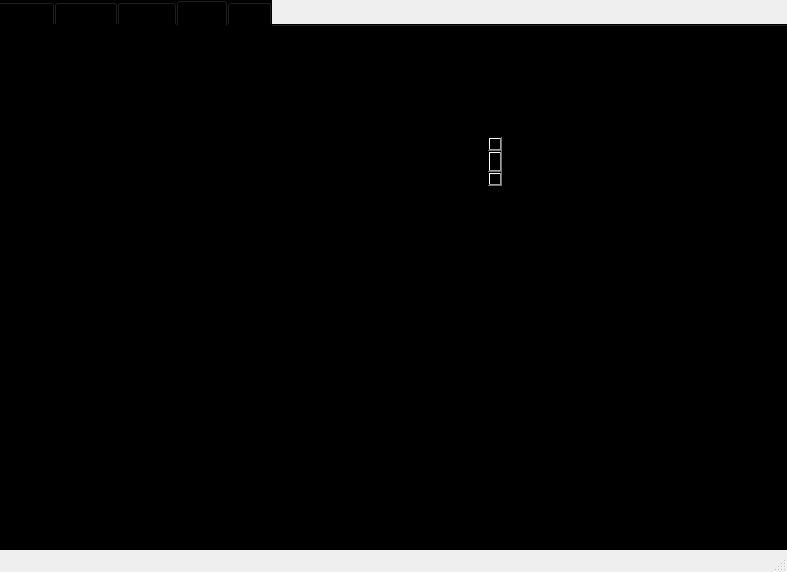
<?xml version="1.0" encoding="UTF-8"?>
<ui version="4.0">
 <class>Snake_Desktop_Render</class>
 <widget class="QMainWindow" name="Snake_Desktop_Render">
  <property name="geometry">
   <rect>
    <x>0</x>
    <y>0</y>
    <width>787</width>
    <height>572</height>
   </rect>
  </property>
  <property name="windowTitle">
   <string>Snake_Desktop_Render</string>
  </property>
  <property name="styleSheet">
   <string notr="true"/>
  </property>
  <widget class="QWidget" name="centralwidget">
   <property name="styleSheet">
    <string notr="true">QTextEdit{
background-color: #000;
}</string>
   </property>
   <widget class="QTabWidget" name="tabWidget">
    <property name="geometry">
     <rect>
      <x>-10</x>
      <y>0</y>
      <width>801</width>
      <height>551</height>
     </rect>
    </property>
    <property name="styleSheet">
     <string notr="true">background-color: rgb(0, 0, 0);</string>
    </property>
    <property name="currentIndex">
     <number>3</number>
    </property>
    <widget class="QWidget" name="Waiting">
     <property name="autoFillBackground">
      <bool>false</bool>
     </property>
     <attribute name="title">
      <string>Waiting</string>
     </attribute>
     <widget class="QTextEdit" name="textEdit">
      <property name="geometry">
       <rect>
        <x>260</x>
        <y>130</y>
        <width>261</width>
        <height>51</height>
       </rect>
      </property>
      <property name="sizePolicy">
       <sizepolicy hsizetype="MinimumExpanding" vsizetype="Minimum">
        <horstretch>0</horstretch>
        <verstretch>0</verstretch>
       </sizepolicy>
      </property>
      <property name="font">
       <font>
        <family>American Typewriter</family>
        <pointsize>34</pointsize>
       </font>
      </property>
      <property name="html">
       <string>&lt;!DOCTYPE HTML PUBLIC &quot;-//W3C//DTD HTML 4.0//EN&quot; &quot;http://www.w3.org/TR/REC-html40/strict.dtd&quot;&gt;
&lt;html&gt;&lt;head&gt;&lt;meta name=&quot;qrichtext&quot; content=&quot;1&quot; /&gt;&lt;meta charset=&quot;utf-8&quot; /&gt;&lt;style type=&quot;text/css&quot;&gt;
p, li { white-space: pre-wrap; }
hr { height: 1px; border-width: 0; }
li.unchecked::marker { content: &quot;\2610&quot;; }
li.checked::marker { content: &quot;\2612&quot;; }
&lt;/style&gt;&lt;/head&gt;&lt;body style=&quot; font-family:'American Typewriter'; font-size:34pt; font-weight:400; font-style:normal;&quot;&gt;
&lt;p align=&quot;center&quot; style=&quot; margin-top:0px; margin-bottom:0px; margin-left:0px; margin-right:0px; -qt-block-indent:0; text-indent:0px;&quot;&gt;SNAKE GAME&lt;/p&gt;&lt;/body&gt;&lt;/html&gt;</string>
      </property>
      <property name="textInteractionFlags">
       <set>Qt::TextInteractionFlag::NoTextInteraction</set>
      </property>
     </widget>
     <widget class="QTextEdit" name="textEdit_2">
      <property name="geometry">
       <rect>
        <x>330</x>
        <y>210</y>
        <width>121</width>
        <height>41</height>
       </rect>
      </property>
      <property name="styleSheet">
       <string notr="true"/>
      </property>
      <property name="html">
       <string>&lt;!DOCTYPE HTML PUBLIC &quot;-//W3C//DTD HTML 4.0//EN&quot; &quot;http://www.w3.org/TR/REC-html40/strict.dtd&quot;&gt;
&lt;html&gt;&lt;head&gt;&lt;meta name=&quot;qrichtext&quot; content=&quot;1&quot; /&gt;&lt;meta charset=&quot;utf-8&quot; /&gt;&lt;style type=&quot;text/css&quot;&gt;
p, li { white-space: pre-wrap; }
hr { height: 1px; border-width: 0; }
li.unchecked::marker { content: &quot;\2610&quot;; }
li.checked::marker { content: &quot;\2612&quot;; }
&lt;/style&gt;&lt;/head&gt;&lt;body style=&quot; font-family:'.AppleSystemUIFont'; font-size:13pt; font-weight:400; font-style:normal;&quot;&gt;
&lt;p align=&quot;center&quot; style=&quot; margin-top:0px; margin-bottom:0px; margin-left:0px; margin-right:0px; -qt-block-indent:0; text-indent:0px;&quot;&gt;press S to start&lt;/p&gt;&lt;/body&gt;&lt;/html&gt;</string>
      </property>
      <property name="textInteractionFlags">
       <set>Qt::TextInteractionFlag::NoTextInteraction</set>
      </property>
     </widget>
    </widget>
    <widget class="QWidget" name="Moving">
     <attribute name="title">
      <string>Moving</string>
     </attribute>
     <widget class="QGraphicsView" name="graphicsView">
      <property name="geometry">
       <rect>
        <x>10</x>
        <y>1</y>
        <width>721</width>
        <height>451</height>
       </rect>
      </property>
      <property name="sizePolicy">
       <sizepolicy hsizetype="Maximum" vsizetype="Maximum">
        <horstretch>0</horstretch>
        <verstretch>0</verstretch>
       </sizepolicy>
      </property>
     </widget>
    </widget>
    <widget class="QWidget" name="Pause">
     <attribute name="title">
      <string>Pause</string>
     </attribute>
     <widget class="QTextEdit" name="textEdit_Pause">
      <property name="geometry">
       <rect>
        <x>230</x>
        <y>110</y>
        <width>261</width>
        <height>51</height>
       </rect>
      </property>
      <property name="sizePolicy">
       <sizepolicy hsizetype="MinimumExpanding" vsizetype="Minimum">
        <horstretch>0</horstretch>
        <verstretch>0</verstretch>
       </sizepolicy>
      </property>
      <property name="font">
       <font>
        <family>American Typewriter</family>
        <pointsize>34</pointsize>
       </font>
      </property>
      <property name="html">
       <string>&lt;!DOCTYPE HTML PUBLIC &quot;-//W3C//DTD HTML 4.0//EN&quot; &quot;http://www.w3.org/TR/REC-html40/strict.dtd&quot;&gt;
&lt;html&gt;&lt;head&gt;&lt;meta name=&quot;qrichtext&quot; content=&quot;1&quot; /&gt;&lt;meta charset=&quot;utf-8&quot; /&gt;&lt;style type=&quot;text/css&quot;&gt;
p, li { white-space: pre-wrap; }
hr { height: 1px; border-width: 0; }
li.unchecked::marker { content: &quot;\2610&quot;; }
li.checked::marker { content: &quot;\2612&quot;; }
&lt;/style&gt;&lt;/head&gt;&lt;body style=&quot; font-family:'American Typewriter'; font-size:34pt; font-weight:400; font-style:normal;&quot;&gt;
&lt;p align=&quot;center&quot; style=&quot; margin-top:0px; margin-bottom:0px; margin-left:0px; margin-right:0px; -qt-block-indent:0; text-indent:0px;&quot;&gt;PAUSED&lt;/p&gt;&lt;/body&gt;&lt;/html&gt;</string>
      </property>
      <property name="textInteractionFlags">
       <set>Qt::TextInteractionFlag::NoTextInteraction</set>
      </property>
     </widget>
    </widget>
    <widget class="QWidget" name="Lose">
     <property name="whatsThis">
      <string>&lt;html&gt;&lt;head/&gt;&lt;body&gt;&lt;p&gt;&lt;br/&gt;&lt;/p&gt;&lt;/body&gt;&lt;/html&gt;</string>
     </property>
     <attribute name="title">
      <string>Lose</string>
     </attribute>
     <widget class="QTextEdit" name="textEdit_Lose">
      <property name="geometry">
       <rect>
        <x>250</x>
        <y>110</y>
        <width>261</width>
        <height>51</height>
       </rect>
      </property>
      <property name="sizePolicy">
       <sizepolicy hsizetype="MinimumExpanding" vsizetype="Minimum">
        <horstretch>0</horstretch>
        <verstretch>0</verstretch>
       </sizepolicy>
      </property>
      <property name="font">
       <font>
        <family>American Typewriter</family>
        <pointsize>34</pointsize>
       </font>
      </property>
      <property name="html">
       <string>&lt;!DOCTYPE HTML PUBLIC &quot;-//W3C//DTD HTML 4.0//EN&quot; &quot;http://www.w3.org/TR/REC-html40/strict.dtd&quot;&gt;
&lt;html&gt;&lt;head&gt;&lt;meta name=&quot;qrichtext&quot; content=&quot;1&quot; /&gt;&lt;meta charset=&quot;utf-8&quot; /&gt;&lt;style type=&quot;text/css&quot;&gt;
p, li { white-space: pre-wrap; }
hr { height: 1px; border-width: 0; }
li.unchecked::marker { content: &quot;\2610&quot;; }
li.checked::marker { content: &quot;\2612&quot;; }
&lt;/style&gt;&lt;/head&gt;&lt;body style=&quot; font-family:'American Typewriter'; font-size:34pt; font-weight:400; font-style:normal;&quot;&gt;
&lt;p align=&quot;center&quot; style=&quot; margin-top:0px; margin-bottom:0px; margin-left:0px; margin-right:0px; -qt-block-indent:0; text-indent:0px;&quot;&gt;GAME OVER&lt;/p&gt;&lt;/body&gt;&lt;/html&gt;</string>
      </property>
      <property name="textInteractionFlags">
       <set>Qt::TextInteractionFlag::NoTextInteraction</set>
      </property>
     </widget>
    </widget>
    <widget class="QWidget" name="Win">
     <attribute name="title">
      <string>Win</string>
     </attribute>
     <widget class="QTextEdit" name="textEdit_Win">
      <property name="geometry">
       <rect>
        <x>230</x>
        <y>110</y>
        <width>261</width>
        <height>51</height>
       </rect>
      </property>
      <property name="sizePolicy">
       <sizepolicy hsizetype="MinimumExpanding" vsizetype="Minimum">
        <horstretch>0</horstretch>
        <verstretch>0</verstretch>
       </sizepolicy>
      </property>
      <property name="font">
       <font>
        <family>American Typewriter</family>
        <pointsize>34</pointsize>
       </font>
      </property>
      <property name="html">
       <string>&lt;!DOCTYPE HTML PUBLIC &quot;-//W3C//DTD HTML 4.0//EN&quot; &quot;http://www.w3.org/TR/REC-html40/strict.dtd&quot;&gt;
&lt;html&gt;&lt;head&gt;&lt;meta name=&quot;qrichtext&quot; content=&quot;1&quot; /&gt;&lt;meta charset=&quot;utf-8&quot; /&gt;&lt;style type=&quot;text/css&quot;&gt;
p, li { white-space: pre-wrap; }
hr { height: 1px; border-width: 0; }
li.unchecked::marker { content: &quot;\2610&quot;; }
li.checked::marker { content: &quot;\2612&quot;; }
&lt;/style&gt;&lt;/head&gt;&lt;body style=&quot; font-family:'American Typewriter'; font-size:34pt; font-weight:400; font-style:normal;&quot;&gt;
&lt;p align=&quot;center&quot; style=&quot; margin-top:0px; margin-bottom:0px; margin-left:0px; margin-right:0px; -qt-block-indent:0; text-indent:0px;&quot;&gt;YOU WIN!&lt;/p&gt;&lt;/body&gt;&lt;/html&gt;</string>
      </property>
      <property name="textInteractionFlags">
       <set>Qt::TextInteractionFlag::NoTextInteraction</set>
      </property>
     </widget>
    </widget>
   </widget>
   <widget class="QTextEdit" name="hi_score">
    <property name="geometry">
     <rect>
      <x>750</x>
      <y>180</y>
      <width>104</width>
      <height>51</height>
     </rect>
    </property>
   </widget>
   <widget class="QTextEdit" name="level">
    <property name="geometry">
     <rect>
      <x>750</x>
      <y>80</y>
      <width>104</width>
      <height>51</height>
     </rect>
    </property>
   </widget>
   <widget class="QTextEdit" name="lenght">
    <property name="geometry">
     <rect>
      <x>750</x>
      <y>130</y>
      <width>104</width>
      <height>51</height>
     </rect>
    </property>
   </widget>
   <widget class="QTextEdit" name="textEdit_8">
    <property name="geometry">
     <rect>
      <x>650</x>
      <y>180</y>
      <width>104</width>
      <height>51</height>
     </rect>
    </property>
    <property name="html">
     <string>&lt;!DOCTYPE HTML PUBLIC &quot;-//W3C//DTD HTML 4.0//EN&quot; &quot;http://www.w3.org/TR/REC-html40/strict.dtd&quot;&gt;
&lt;html&gt;&lt;head&gt;&lt;meta name=&quot;qrichtext&quot; content=&quot;1&quot; /&gt;&lt;meta charset=&quot;utf-8&quot; /&gt;&lt;style type=&quot;text/css&quot;&gt;
p, li { white-space: pre-wrap; }
hr { height: 1px; border-width: 0; }
li.unchecked::marker { content: &quot;\2610&quot;; }
li.checked::marker { content: &quot;\2612&quot;; }
&lt;/style&gt;&lt;/head&gt;&lt;body style=&quot; font-family:'.AppleSystemUIFont'; font-size:13pt; font-weight:400; font-style:normal;&quot;&gt;
&lt;p align=&quot;center&quot; style=&quot; margin-top:0px; margin-bottom:0px; margin-left:0px; margin-right:0px; -qt-block-indent:0; text-indent:0px;&quot;&gt;&lt;span style=&quot; font-weight:700;&quot;&gt;HI score:&lt;/span&gt;&lt;/p&gt;&lt;/body&gt;&lt;/html&gt;</string>
    </property>
   </widget>
   <widget class="QTextEdit" name="textEdit_3">
    <property name="geometry">
     <rect>
      <x>650</x>
      <y>80</y>
      <width>104</width>
      <height>51</height>
     </rect>
    </property>
    <property name="html">
     <string>&lt;!DOCTYPE HTML PUBLIC &quot;-//W3C//DTD HTML 4.0//EN&quot; &quot;http://www.w3.org/TR/REC-html40/strict.dtd&quot;&gt;
&lt;html&gt;&lt;head&gt;&lt;meta name=&quot;qrichtext&quot; content=&quot;1&quot; /&gt;&lt;meta charset=&quot;utf-8&quot; /&gt;&lt;style type=&quot;text/css&quot;&gt;
p, li { white-space: pre-wrap; }
hr { height: 1px; border-width: 0; }
li.unchecked::marker { content: &quot;\2610&quot;; }
li.checked::marker { content: &quot;\2612&quot;; }
&lt;/style&gt;&lt;/head&gt;&lt;body style=&quot; font-family:'.AppleSystemUIFont'; font-size:13pt; font-weight:400; font-style:normal;&quot;&gt;
&lt;p align=&quot;center&quot; style=&quot; margin-top:0px; margin-bottom:0px; margin-left:0px; margin-right:0px; -qt-block-indent:0; text-indent:0px;&quot;&gt;&lt;span style=&quot; font-weight:700;&quot;&gt;Level:&lt;/span&gt;&lt;/p&gt;&lt;/body&gt;&lt;/html&gt;</string>
    </property>
   </widget>
   <widget class="QTextEdit" name="textEdit_7">
    <property name="geometry">
     <rect>
      <x>650</x>
      <y>130</y>
      <width>104</width>
      <height>51</height>
     </rect>
    </property>
    <property name="styleSheet">
     <string notr="true">background-color: rgb(0, 0, 0);</string>
    </property>
    <property name="html">
     <string>&lt;!DOCTYPE HTML PUBLIC &quot;-//W3C//DTD HTML 4.0//EN&quot; &quot;http://www.w3.org/TR/REC-html40/strict.dtd&quot;&gt;
&lt;html&gt;&lt;head&gt;&lt;meta name=&quot;qrichtext&quot; content=&quot;1&quot; /&gt;&lt;meta charset=&quot;utf-8&quot; /&gt;&lt;style type=&quot;text/css&quot;&gt;
p, li { white-space: pre-wrap; }
hr { height: 1px; border-width: 0; }
li.unchecked::marker { content: &quot;\2610&quot;; }
li.checked::marker { content: &quot;\2612&quot;; }
&lt;/style&gt;&lt;/head&gt;&lt;body style=&quot; font-family:'.AppleSystemUIFont'; font-size:13pt; font-weight:400; font-style:normal;&quot;&gt;
&lt;p align=&quot;center&quot; style=&quot; margin-top:0px; margin-bottom:0px; margin-left:0px; margin-right:0px; -qt-block-indent:0; text-indent:0px;&quot;&gt;&lt;span style=&quot; font-weight:700;&quot;&gt;Lenght:&lt;/span&gt;&lt;/p&gt;&lt;/body&gt;&lt;/html&gt;</string>
    </property>
   </widget>
  </widget>
  <widget class="QStatusBar" name="statusbar"/>
 </widget>
 <resources/>
 <connections/>
</ui>
